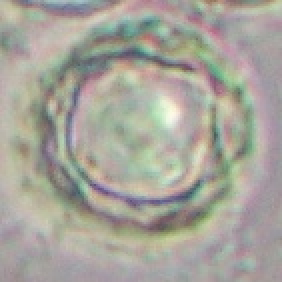
#> input picture photo/1.JPG, 141 x 141 px, found by its file name (shown 2 times larger)
$ python Outputcanny.py
#> lines starting #> are read from the running program, lines starting #| are printed output that depends on the picture; after the words box and inside, x2 and y2 are one past the last pixel; in counts of white or black regions, pixels touching at a corner belong together
import cv2
import imutils
import numpy as np
from matplotlib import pyplot as plt

img = cv2.imread('Dataacanthamoeba/1.jpg')
#> img is the input picture: shape (141, 141, 3); mean B, G, R 154.5, 163.9, 166.4
grayscale = cv2.cvtColor(img,cv2.COLOR_RGB2GRAY)
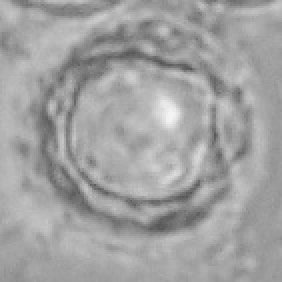
#> grayscale: shape (141, 141) (shown 2 times larger); min 86, max 245, mean 161.4
gaussianblur = cv2.GaussianBlur(grayscale,(5,5),0)
canny = cv2.Canny(gaussianblur,100,10)
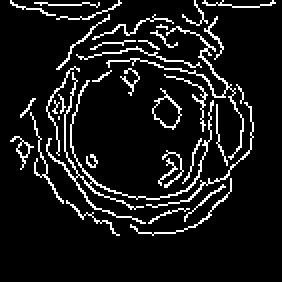
#> canny: shape (141, 141) (shown 2 times larger); 9.4% white in thin lines or dots, all inside (x1, y1, x2, y2) = (5, 0, 138, 118)

plt.subplot(2,2,1),plt.imshow(img,cmap = 'gray')
plt.title('Original'), plt.xticks([]), plt.yticks([])
plt.subplot(2,2,2),plt.imshow(canny,cmap = 'gray')
plt.title('Outputcanny'), plt.xticks([]), plt.yticks([])

plt.show()
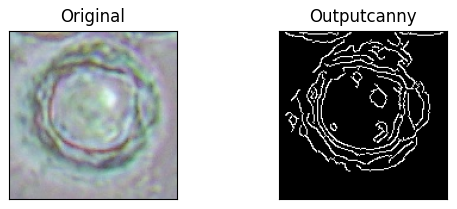
#> figure drawn by matplotlib, 2 panels; B, G, R data is drawn as R, G, B

$ run again, with photo/3.JPG copied over photo/1.JPG
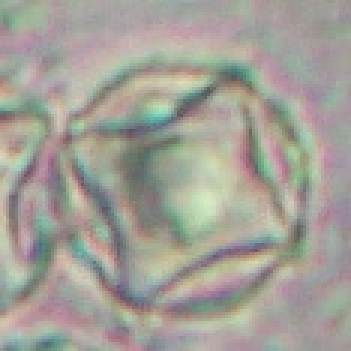
#> input picture photo/3.JPG, 117 x 117 px, found by its file name (shown 3 times larger)
#> img is the input picture: shape (117, 117, 3); mean B, G, R 151.3, 159.7, 162.6
#> `canny = cv2.Canny(gaussianblur,100,10)`:
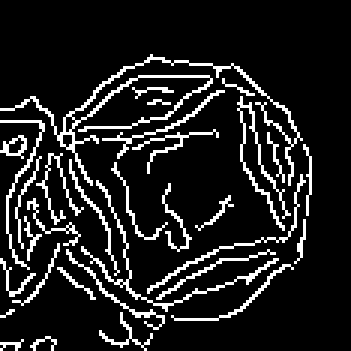
#> canny: shape (117, 117) (shown 3 times larger); 12.3% white in thin lines or dots, all inside (x1, y1, x2, y2) = (0, 18, 104, 117)
#> `plt.show()`:
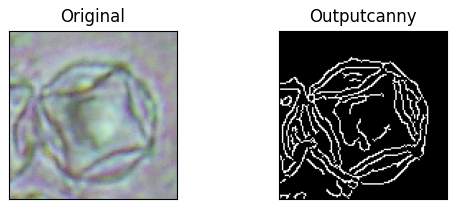
#> figure drawn by matplotlib, 2 panels; B, G, R data is drawn as R, G, B

$ run again, with photo/4.JPG copied over photo/1.JPG
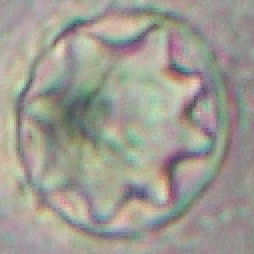
#> input picture photo/4.JPG, 127 x 127 px, found by its file name (shown 2 times larger)
#> img is the input picture: shape (127, 127, 3); mean B, G, R 146.1, 155.4, 157.7
#> `canny = cv2.Canny(gaussianblur,100,10)`:
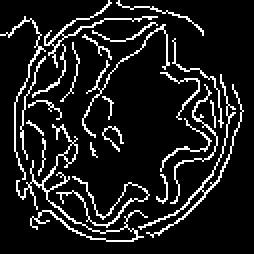
#> canny: shape (127, 127) (shown 2 times larger); 11.5% white in thin lines or dots
#> `plt.show()`:
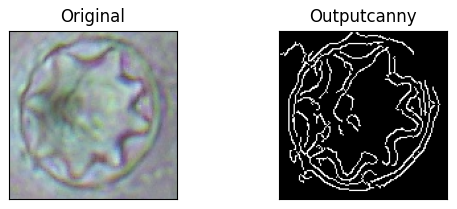
#> figure drawn by matplotlib, 2 panels; B, G, R data is drawn as R, G, B
